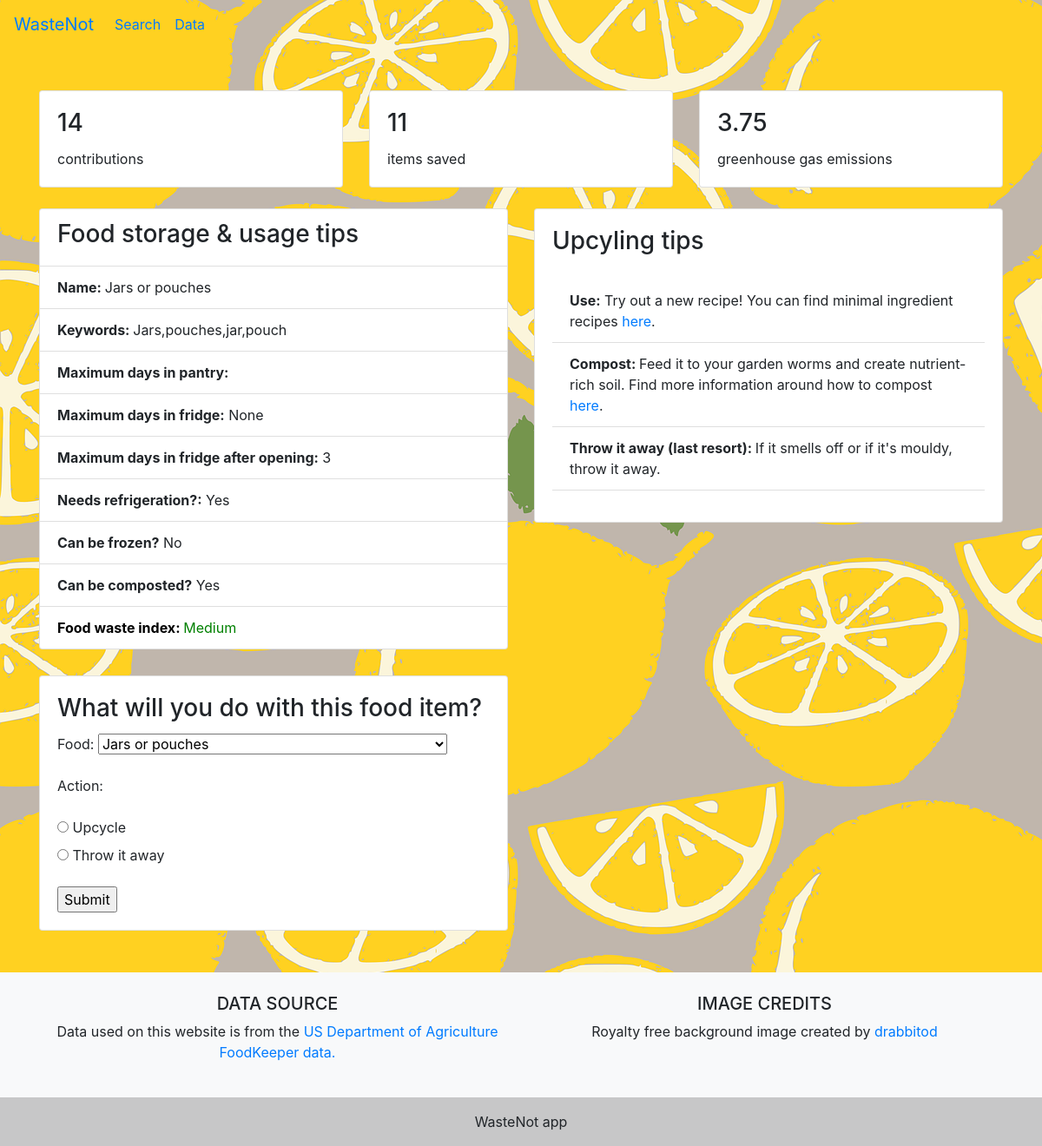
The page /food/1/ on the database its author committed.
### apps/tracker/models.py (models this page shows)
class FoodAdvice(models.Model):
    RECOMMEND = (
        ('Yes', 'Yes'),
        ('No', 'No')
    )
    food_id = models.CharField(max_length=10)
    category_name = models.CharField(max_length=100, null=True)
    name = models.CharField(max_length=100)
    name_subtitle = models.CharField(max_length=100, null=True)
    keywords = models.CharField(max_length=300, null=True)
    pantry_max_days = models.CharField(max_length=100)
    pantry_tips = models.CharField(max_length=300)
    fridge_needed = models.CharField(max_length=5, null=True, choices=RECOMMEND)
    refrigerate_max_days = models.PositiveIntegerField(null=True)
    refrigerate_ao_max_days = models.PositiveIntegerField(null=True)
    refrigerate_tips = models.CharField(max_length=300)
    freeze_recommended = models.CharField(max_length=5, null=True, choices=RECOMMEND)
    compost = models.CharField(max_length=10)
    food_waste_index = models.CharField(max_length=100)
    def __str__(self):
        return self.name

### apps/tracker/views.py (the view, shortened to what this page needs)
# urls.py: path('food/<str:pk>/', views.food, name='food_advice'),
def food(request, pk):
    food = FoodAdvice.objects.filter(id=pk)
    food_advice = food.all()
    initial_data = {
        'food':pk
    }
    form = FoodHistoryForm(initial=initial_data)
    context = {'food':food, 'food_advice':food_advice, 'form':form}
    return render(request, 'tracker/food.html', context)

### apps/tracker/forms.py
class FoodHistoryForm(forms.ModelForm):
    eaten = forms.ChoiceField(label= 'Action', choices=CHOICES, widget=forms.RadioSelect())
    class Meta:
        model = FoodHistory
        readonly_fields=('food', )
        fields = '__all__'

### apps/tracker/templatetags/tags.py (called while the page is built)
@register.simple_tag
def metric_contributions(request):
    upcycled_count = FoodHistory.objects.filter(eaten='upcycled').count()
    thrown_count = FoodHistory.objects.filter(eaten='thrown_away').count()
    contributions = upcycled_count + thrown_count # contributions to website, not eg donations
    return contributions

@register.simple_tag
def metric_emissions(request):
    thrown_count = FoodHistory.objects.filter(eaten='thrown_away').count()
    emissions = 0.5 * 2.5 * thrown_count # assume 0.5kg per item, 2.5kg CO2 saved per kg
    return emissions

@register.simple_tag
def metric_items_saved(request):
    upcycled_count = FoodHistory.objects.filter(eaten='upcycled').count()
    return upcycled_count

### apps/tracker/templates/tracker/food.html (shortened to what this page needs)
<!DOCTYPE html>
<html>
<head>
    <link rel="stylesheet" href="https://maxcdn.bootstrapcdn.com/bootstrap/4.5.2/css/bootstrap.min.css">
</head>
<body>
    {% extends "tracker/base.html" %}
    {% load static %}
    {% block content %}
    <div class ="container">
        <div class ="row">
            <div class="col-md-6">
                <ul class = "list-group">
                    {% for i in food %}
                        <li class = 'list-group-item'><h3>Food storage & usage tips</h3>  </li>
                        <li class = 'list-group-item'><b>Name: </b>                                {{ i.name }} </li>
                        <li class = 'list-group-item'><b>Keywords: </b>                            {{ i.keywords }} </li>
                        <li class = 'list-group-item'><b>Maximum days in pantry:</b>               {{ i.pantry_max_days }}</li>
                        <li class = 'list-group-item'><b>Maximum days in fridge:</b>               {{ i.refrigerate_max_days }}</li>
                        <li class = 'list-group-item'><b>Maximum days in fridge after opening:</b> {{ i.refrigerate_ao_max_days }}</li>
                        <li class = 'list-group-item'><b>Needs refrigeration?:</b>                 {{ i.fridge_needed }}</li>
                        <li class = 'list-group-item'><b>Can be frozen?</b>                        {{ i.freeze_recommended }}</li>
                        <li class = 'list-group-item'><b>Can be composted?</b>                     {{ i.compost }}</li>
                        <li class='list-group-item {% if food_item.food_waste_index == "High" %}index-high{% elif food_item.food_waste_index == "Medium" %}index-medium{% else %}index-low{% endif %}'>
                            <font color = "#000000"><b>Food waste index: </b></font> {{i.food_waste_index}}</li>
                    {% endfor %}
                </ul>
            </div>
            <div class = "col-md-6">
                <div class="card mb-7">
                    <div class="card-body">
                        <h3 class="card-title">Upcyling tips</h3>
                            <ul class="list-group list-group-flush">
                            {% for i in food %}
                                <p class="card-text">
                                    <li class="list-group-item"><b>Use:</b> Try out a new recipe! You can find minimal ingredient recipes <a href = "https://www.supercook.com/#/desktop"> here</a>.</li>
                                    {% if i.compost == "Yes"  %} <li class ="list-group-item"><b>Compost: </b>Feed it to your garden worms and create nutrient-rich soil. Find more information around how to compost <a href ="https://www.betterhealth.vic.gov.au/health/healthyliving/gardening-making-compost"> here</a>. </li> {% endif %}
                                    <li class="list-group-item"><b>Throw it away (last resort): </b> If it smells off or if it's mouldy, throw it away.</li>
                                </p>
                            {%endfor%}
                        </ul>
                    </div>
                </div>
            </div>
        </div>
    </div>
    <div class ="container">
        <div class ="row">
            <div class="col-md-6">
            <div class="card mb-5">
                <div class="card-body">
                    <h3 class="card-title">What will you do with this food item?</h3>
                    <form onsubmit="return showPopup()" action="" method="POST">
                        {{form.as_p}}
                        <input type="submit" value="Submit">
                    </form>
                </div>
            </div>
            </div>
        </div>
    </div>
    {% endblock %}

### apps/tracker/static/css/main.css (style rules this page uses)
body { background-image: url('/static/img/lemons.png'); background-repeat: repeat-y; }

### apps/tracker/templates/tracker/food.html (style rules this page uses)
.index-low { color: green; }

### rows shown on the page
FoodAdvice: name "Jars or pouches", keywords "Jars,pouches,jar,pouch", refrigerate_max_days "None", refrigerate_ao_max_days "3", fridge_needed "Yes", freeze_recommended "No", compost "Yes", food_waste_index "Medium", shows "Compost:"
